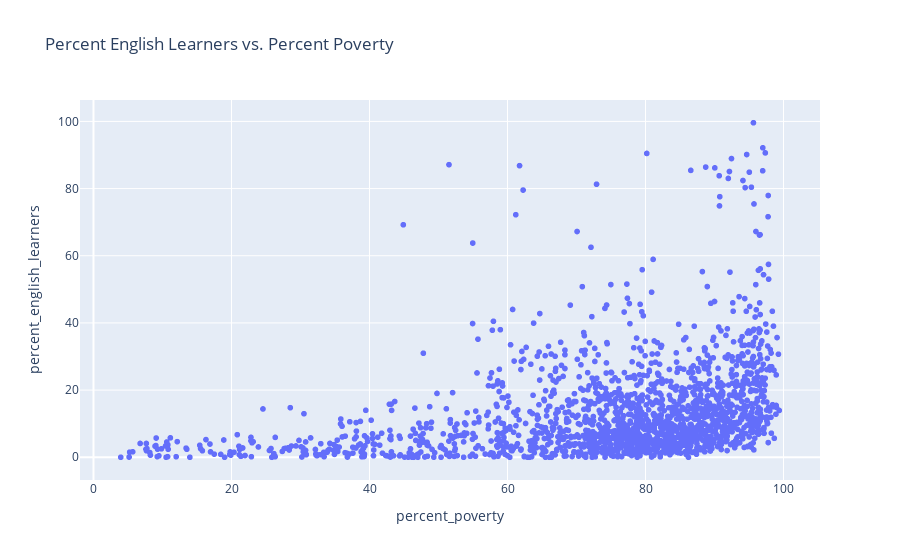

Notebook code for this chart:
### Markdown cell above
#### Task 2E: Create a scatter plot to see whether a relationship might exist between the percentage of low-income students in a school and the percentage of English learners in a school.

The percentage of students who fall below the poverty line should be on the horizontal axis, and the percentage of English learners should be on the vertical axis.

### Code cell
# Create a scatter plot of percent_english_learners vs percent_poverty
px.scatter(data, x='percent_poverty', y='percent_english_learners', title='Percent English Learners vs. Percent Poverty')

### Figure 1 — Plotly figure (JSON) as saved in the notebook; plotly's stock layout.template omitted (floating-point values rounded to 4 significant figures; data arrays with more than 128 entries replaced by an {"elided": "..."} marker saying what was removed)
{"data": [{"hovertemplate": "percent_poverty=%{x}<br>percent_english_learners=%{y}<extra></extra>", "legendgroup": "", "marker": {"color": "#636efa", "symbol": "circle"}, "mode": "markers", "name": "", "showlegend": false, "type": "scattergl", "x": {"elided": "1834 float values"}, "xaxis": "x", "y": {"elided": "1834 float values"}, "yaxis": "y"}], "layout": {"autosize": true, "legend": {"tracegroupgap": 0}, "title": {"text": "Percent English Learners vs. Percent Poverty"}, "xaxis": {"anchor": "y", "autorange": true, "domain": [0, 1], "range": [-2.158, 105.5], "title": {"text": "percent_poverty"}, "type": "linear"}, "yaxis": {"anchor": "x", "autorange": true, "domain": [0, 1], "range": [-8.219, 107.8], "title": {"text": "percent_english_learners"}, "type": "linear"}}}
